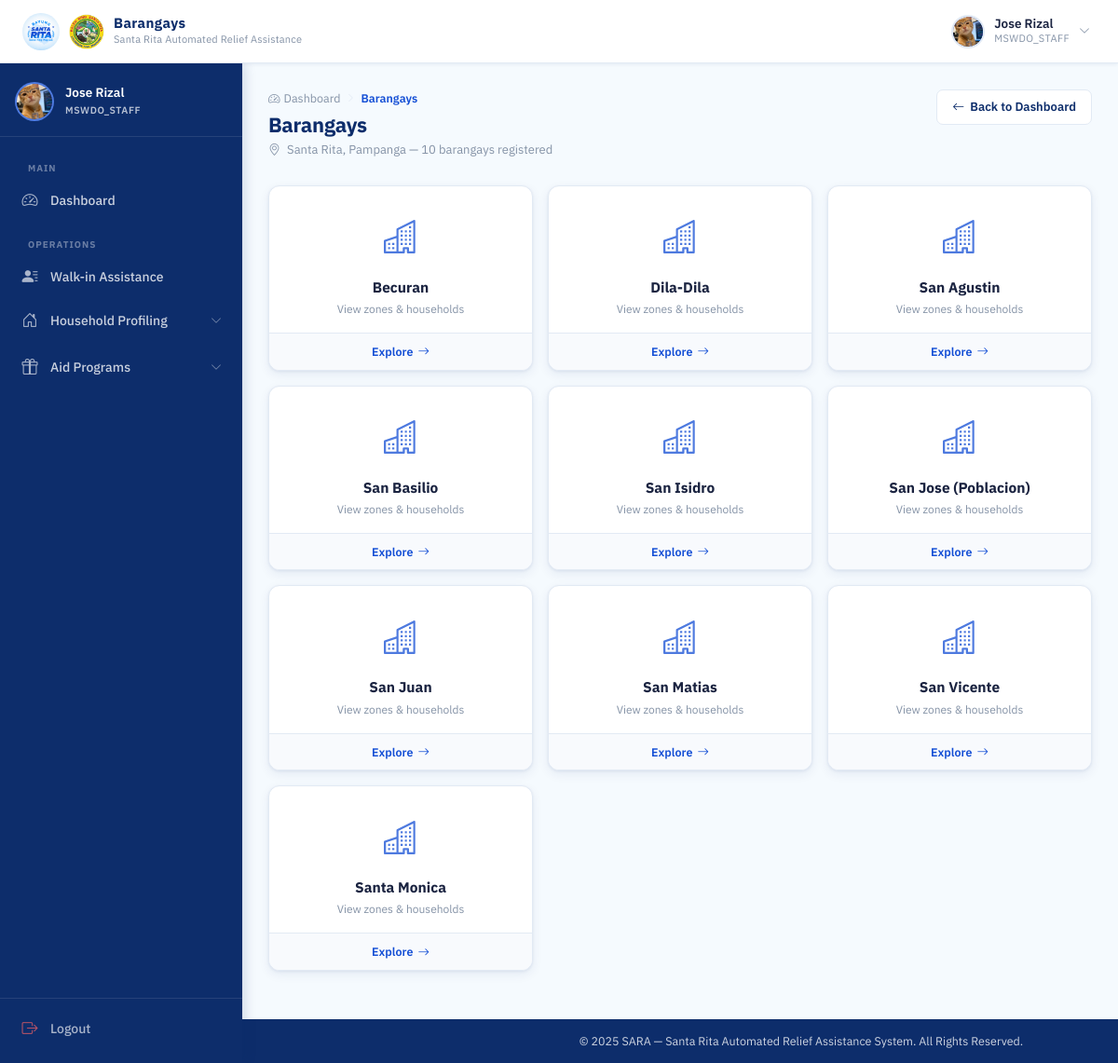
/mswdo/barangays/ (signed in), run on the app's committed database.
### accounts/models.py (models this page shows, shortened)
class User(AbstractUser):
    ROLE_CHOICES = (
        ('MSWDO', 'MSWDO Admin'),
        ('MSWDO_STAFF', 'MSWDO Staff'),
        ('BARANGAY', 'Barangay Admin'),
    )
    email = models.EmailField(unique=True)
    role = models.CharField(max_length=20, choices=ROLE_CHOICES)
    barangay = models.ForeignKey(
        'Barangay', on_delete=models.SET_NULL, blank=True, null=True, related_name='users'
    )
    is_active = models.BooleanField(default=True)
    middle_name = models.CharField(max_length=150, blank=True)
    suffix = models.CharField(max_length=10, blank=True, null=True)
    position = models.CharField(max_length=100, blank=True)
    birth_place = models.CharField(max_length=200, blank=True)
    CIVIL_STATUS_CHOICES = (
        ('SINGLE', 'Single'),
        ('MARRIED', 'Married'),
        ('WIDOWED', 'Widowed'),
        ('SEPARATED', 'Separated'),
        ('ANNULLED', 'Annulled'),
    )
    civil_status = models.CharField(max_length=20, choices=CIVIL_STATUS_CHOICES, blank=True)
    citizenship = models.CharField(max_length=100, blank=True, default='Filipino')
    must_change_password = models.BooleanField(default=False)
    SEX_CHOICES = (
        ('M', 'Male'),
        ('F', 'Female'),
    )
    sex = models.CharField(max_length=1, choices=SEX_CHOICES, blank=True)
    birthdate = models.DateField(blank=True, null=True)
    contact_number = models.CharField(
        max_length=13,
        blank=True,
        validators=[
            RegexValidator(
                regex=r'^(09|\+639)\d{9}$',
                message="Phone number must be entered in the format: '09XXXXXXXXX' or '+639XXXXXXXXX'."
            )
        ]
    )
    profile_image = models.ImageField(upload_to=user_profile_image_path, blank=True, null=True)

class Barangay(models.Model):
    name = models.CharField(max_length=100, unique=True)

### households/views.py (the view)
# urls.py: path('mswdo/barangays/', views.barangay_list, name='barangay_list'),
@login_required
@session_protected
@mswdo_or_staff_required
def barangay_list(request):
    barangays = Barangay.objects.all().order_by('name')
    return render(request, 'households/barangay_list.html', {
        'barangays': barangays,
    })

### accounts/context_processors.py (called while the page is built)
def auth_required(request):
    return {
        'requires_auth': request.user.is_authenticated
    }

### households/templates/households/barangay_list.html (shortened to what this page needs)
{% extends 'base.html' %}
{% load static %}
{% block navbar_title %}Barangays{% endblock %}
{% block css %}
<link rel="stylesheet" href="{% static 'css/mswdo_dashboard.css' %}">
<link rel="stylesheet" href="{% static 'css/barangay_accounts.css' %}">
<link rel="stylesheet" href="{% static 'css/barangay_list.css' %}">
{% endblock %}
{% block content %}
<div class="dash-page-header">
  <div>
    <div class="page-breadcrumb">
      <a href="{% if request.user.role == 'MSWDO' %}{% url 'mswdo_dashboard' %}{% else %}{% url 'staff_dashboard' %}{% endif %}" class="breadcrumb-link">
        <i class="bi bi-speedometer2"></i> Dashboard
      </a>
      <i class="bi bi-chevron-right breadcrumb-sep"></i>
      <span class="breadcrumb-current">Barangays</span>
    </div>
    <h1 class="dash-page-title">Barangays</h1>
    <p class="dash-page-sub">
      <i class="bi bi-geo-alt me-1"></i>
      Santa Rita, Pampanga &mdash; {{ barangays|length }} barangay{{ barangays|length|pluralize }} registered
    </p>
  </div>
  <div class="dash-header-actions">
    <a href="{% if request.user.role == 'MSWDO' %}{% url 'mswdo_dashboard' %}{% else %}{% url 'staff_dashboard' %}{% endif %}" class="btn-dash-outline">
      <i class="bi bi-arrow-left"></i> Back to Dashboard
    </a>
  </div>
</div>
{% if barangays %}
<div class="brgy-grid">
  {% for barangay in barangays %}
  <a href="{% url 'barangay_zones' barangay.id %}" class="brgy-card">
    <div class="brgy-card__icon-wrap">
      <i class="bi bi-buildings"></i>
    </div>
    <div class="brgy-card__body">
      <h3 class="brgy-card__name">{{ barangay.name }}</h3>
      <p class="brgy-card__sub">View zones &amp; households</p>
    </div>
    <div class="brgy-card__footer">
      <span class="brgy-card__cta">
        Explore <i class="bi bi-arrow-right"></i>
      </span>
    </div>
  </a>
  {% endfor %}
</div>
{% endif %}
{% endblock %}

### templates/base.html (shortened to what this page needs)
{% load static %}
<!DOCTYPE html>
<html lang="en">
<head>
  <link href="https://cdn.jsdelivr.net/npm/bootstrap@5.3.2/dist/css/bootstrap.min.css" rel="stylesheet">
  <link href="https://cdn.jsdelivr.net/npm/bootstrap-icons@1.11.3/font/bootstrap-icons.min.css" rel="stylesheet">
  <link rel="stylesheet" href="{% static 'css/base.css' %}">
  <link rel="stylesheet" href="{% static 'css/_responsive.css' %}">
  <link rel="stylesheet" href="{% static 'css/scan_rfid.css' %}">
  <link rel="stylesheet" href="{% static 'css/loading_modal.css' %}">
  {% block css %}{% endblock %}
</head>
<body>
  <div class="page-wrapper">
    <nav class="topbar" id="topbar">
      <div class="topbar-left">
        <a class="topbar-brand" href="#">
          <img src="{% static 'images/logo.jpg' %}" alt="SARA Logo" class="topbar-logo">
          <img src="{% static 'images/SRP.png' %}" alt="SRP Logo" class="topbar-logo topbar-logo--srp">
          <div class="topbar-title-group">
            <span class="topbar-title">{% block navbar_title %}SARA SYSTEM{% endblock %}</span>
            <span class="topbar-subtitle">Santa Rita Automated Relief Assistance</span>
          </div>
        </a>
      </div>
      <div class="topbar-right">
        {% if user.is_authenticated %}
        <div class="topbar-user" id="userDropdownToggle">
          <div class="topbar-avatar">
            {% if user.profile_image %}
            <img src="{{ user.profile_image.url }}" alt="{{ user.get_full_name }}">
            {% else %}
            <span class="avatar-initials">
              {{ user.first_name|first|upper }}{{ user.last_name|first|upper }}
            </span>
            {% endif %}
          </div>
          <div class="topbar-user-info">
            <span class="topbar-username">{{ user.get_full_name|default:user.username }}</span>
            <span class="topbar-role">{{ user.role|default:"User" }}</span>
          </div>
          <i class="bi bi-chevron-down topbar-chevron" id="userChevron"></i>
        </div>
        {% endif %}
      </div>
    </nav>
    {% if user.is_authenticated and not hide_sidebar %}
    <aside class="sidebar" id="sidebar">
      <div class="sidebar-header">
        <div class="sidebar-user-card">
          <div class="sidebar-avatar">
            {% if user.profile_image %}
            <img src="{{ user.profile_image.url }}" alt="{{ user.get_full_name }}">
            {% else %}
            <span class="avatar-initials avatar-initials--lg">
              {{ user.first_name|first|upper }}{{ user.last_name|first|upper }}
            </span>
            {% endif %}
          </div>
          <div class="sidebar-user-info">
            <span class="sidebar-username">{{ user.get_full_name|default:user.username }}</span>
            <span class="sidebar-role-badge">{{ user.role|default:"User" }}</span>
          </div>
        </div>
      </div>
      <nav class="sidebar-body">
        <ul class="sidebar-nav">
          {% if user.role == 'MSWDO_STAFF' %}
          <li class="sidebar-section-label">Main</li>
          <li class="sidebar-item">
            <a href="{% url 'staff_dashboard' %}"
              class="sidebar-link {% if request.resolver_match.url_name == 'staff_dashboard' %}active{% endif %}">
              <i class="bi bi-speedometer2"></i>
              <span>Dashboard</span>
            </a>
          </li>
          <li class="sidebar-section-label">Operations</li>
          <li class="sidebar-item">
            <a href="{% url 'staff_walkin' %}"
              class="sidebar-link {% if request.resolver_match.url_name == 'staff_walkin' %}active{% endif %}">
              <i class="bi bi-person-lines-fill"></i>
              <span>Walk-in Assistance</span>
            </a>
          </li>
          <li class="sidebar-item sidebar-item--accordion">
            <button class="sidebar-link sidebar-accordion-btn" data-target="staffHouseholdSubmenu"
              aria-expanded="false">
              <i class="bi bi-house-door"></i>
              <span>Household Profiling</span>
              <i class="bi bi-chevron-down sidebar-arrow"></i>
            </button>
          </li>
          <li class="sidebar-item sidebar-item--accordion">
            <button class="sidebar-link sidebar-accordion-btn" data-target="staffAidSubmenu" aria-expanded="false">
              <i class="bi bi-gift"></i>
              <span>Aid Programs</span>
              <i class="bi bi-chevron-down sidebar-arrow"></i>
            </button>
          </li>
          {% endif %}
        </ul>
      </nav>
      <div class="sidebar-footer">
        <a href="{% url 'logout' %}" class="sidebar-link sidebar-logout">
          <i class="bi bi-box-arrow-right"></i>
          <span>Logout</span>
        </a>
      </div>
    </aside>
    {% endif %}
    <main class="{% if user.is_authenticated and not hide_sidebar %}main-content{% endif %}">
      {% block content %}{% endblock %}
    </main>
    <footer
      class="{% if user.is_authenticated and not hide_sidebar %}footer footer--dashboard{% else %}footer{% endif %}">
      <div class="footer-content">
        <p>&copy; 2025 SARA &mdash; Santa Rita Automated Relief Assistance System. All Rights Reserved.</p>
      </div>
    </footer>
  </div>
</body>
</html>

### static/css/_responsive.css (style rules this page uses)
html, body { overflow-x: hidden; max-width: 100%; }
.page-wrapper, .main-content, .logform, .form-container { max-width: 100%; box-sizing: border-box; }

### static/css/mswdo_dashboard.css (style rules this page uses)
:root { --card-radius: 12px; --panel-radius: 12px; --shadow-card: 0 1px 3px rgba(13, 45, 107, 0.07), 0 4px 12px rgba(13, 45, 107, 0.07); --shadow-hover: 0 4px 18px rgba(13, 45, 107, 0.14); --teal: #0d7377; --teal-light: #e6f4f4; --amber: #b45309; --amber-light: #fef3c7; --green: #166534; --green-light: #dcfce7; --indigo: #3730a3; --indigo-light: #ede9fe; --success: #22A06B; --success-hover: #1C8A5C; --success-bg: rgba(34, 160, 107, 0.08); }
.dash-page-header { display: flex; align-items: flex-start; justify-content: space-between; gap: 16px; margin-bottom: 28px; flex-wrap: wrap; }
.dash-page-title { font-size: 22px; font-weight: 700; color: var(--primary); margin: 0 0 4px; letter-spacing: -0.3px; }
.dash-page-sub { font-size: 13px; color: var(--text-muted); margin: 0; }
.dash-header-actions { display: flex; gap: 10px; align-items: center; flex-shrink: 0; }
.btn-dash-outline { display: inline-flex; align-items: center; gap: 6px; background: var(--white); color: var(--primary); border: 1.5px solid var(--border); border-radius: 7px; padding: 8px 16px; font-size: 13px; font-weight: 600; cursor: pointer; transition: border-color var(--transition), background var(--transition), color var(--transition), box-shadow var(--transition); font-family: var(--font); text-decoration: none; }

### static/css/barangay_accounts.css (style rules this page uses)
.page-breadcrumb { display: flex; align-items: center; gap: 6px; margin-bottom: 6px; }
.breadcrumb-link { font-size: 12.5px; color: var(--text-muted); text-decoration: none; display: flex; align-items: center; gap: 4px; transition: color var(--transition); }
.breadcrumb-sep { font-size: 10px; color: var(--border); }
.breadcrumb-current { font-size: 12.5px; color: var(--secondary); font-weight: 600; }

### static/css/barangay_list.css (style rules this page uses)
.brgy-grid { display: grid; grid-template-columns: repeat(3, 1fr); gap: 16px; margin-bottom: 24px; }
.brgy-card { display: flex; flex-direction: column; background: var(--white); border: 1px solid var(--border); border-radius: var(--panel-radius); box-shadow: var(--shadow-card); text-decoration: none; overflow: hidden; transition: transform var(--transition), box-shadow var(--transition), border-color var(--transition); position: relative; }
.brgy-card::before { content: ''; position: absolute; top: 0; left: 0; right: 0; height: 3px; background: var(--secondary); opacity: 0; transition: opacity var(--transition); }
.brgy-card__icon-wrap { display: flex; align-items: center; justify-content: center; padding: 28px 20px 16px; }
.brgy-card__icon-wrap i { font-size: 36px; color: var(--secondary); opacity: 0.75; transition: opacity var(--transition), transform var(--transition); }
.brgy-card__body { flex: 1; padding: 0 20px 16px; text-align: center; }
.brgy-card__name { font-size: 15.5px; font-weight: 700; color: var(--text-main); margin: 0 0 5px; line-height: 1.3; }
.brgy-card__sub { font-size: 12px; color: var(--text-muted); margin: 0; }
.brgy-card__footer { border-top: 1px solid var(--border); padding: 10px 20px; display: flex; justify-content: center; background: #f8fafd; transition: background var(--transition); }
.brgy-card__cta { font-size: 12.5px; font-weight: 600; color: var(--secondary); display: flex; align-items: center; gap: 5px; transition: gap var(--transition); }

### data on the page
User: profile_image (picture), get_full_name "Jose Rizal", role "MSWDO_STAFF"
Barangay: name "Becuran"
Barangay: name "Dila-Dila"
Barangay: name "San Agustin"
Barangay: name "San Basilio"
Barangay: name "San Isidro"
Barangay: name "San Jose (Poblacion)"
Barangay: name "San Juan"
Barangay: name "San Matias"
Barangay: name "San Vicente"
Barangay: name "Santa Monica"

### other printed values
{{ barangays|length }} "10"
